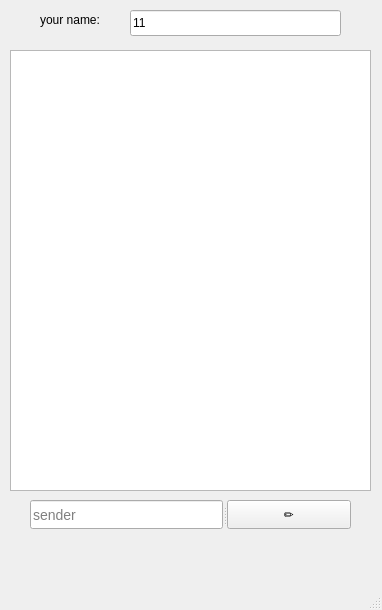
<?xml version="1.0" encoding="UTF-8"?>
<ui version="4.0">
 <class>MainWindow</class>
 <widget class="QMainWindow" name="MainWindow">
  <property name="geometry">
   <rect>
    <x>0</x>
    <y>0</y>
    <width>382</width>
    <height>610</height>
   </rect>
  </property>
  <property name="windowTitle">
   <string>MainWindow</string>
  </property>
  <widget class="QWidget" name="centralwidget">
   <widget class="QListView" name="listView">
    <property name="geometry">
     <rect>
      <x>10</x>
      <y>50</y>
      <width>361</width>
      <height>441</height>
     </rect>
    </property>
   </widget>
   <widget class="QSplitter" name="splitter">
    <property name="geometry">
     <rect>
      <x>30</x>
      <y>500</y>
      <width>321</width>
      <height>29</height>
     </rect>
    </property>
    <property name="orientation">
     <enum>Qt::Horizontal</enum>
    </property>
    <widget class="QLineEdit" name="lineEdit">
     <property name="styleSheet">
      <string notr="true">QLineEdit {

    font-family: Arial, sans-serif;
    font-size: 14px;
    color: black;
}

QLineEdit:!focus:empty {
    color: rgba(0, 0, 0, 0.5);
}
</string>
     </property>
     <property name="text">
      <string>sender</string>
     </property>
    </widget>
    <widget class="QPushButton" name="pushButton">
     <property name="text">
      <string>✏️</string>
     </property>
    </widget>
   </widget>
   <widget class="QLineEdit" name="name">
    <property name="geometry">
     <rect>
      <x>130</x>
      <y>10</y>
      <width>211</width>
      <height>26</height>
     </rect>
    </property>
    <property name="text">
     <string>11</string>
    </property>
   </widget>
   <widget class="QLabel" name="label">
    <property name="geometry">
     <rect>
      <x>40</x>
      <y>10</y>
      <width>81</width>
      <height>20</height>
     </rect>
    </property>
    <property name="text">
     <string>your name:</string>
    </property>
   </widget>
   <widget class="QLabel" name="delDialogLabel">
    <property name="geometry">
     <rect>
      <x>270</x>
      <y>530</y>
      <width>101</width>
      <height>20</height>
     </rect>
    </property>
    <property name="text">
     <string/>
    </property>
   </widget>
  </widget>
  <widget class="QMenuBar" name="menubar">
   <property name="geometry">
    <rect>
     <x>0</x>
     <y>0</y>
     <width>382</width>
     <height>26</height>
    </rect>
   </property>
  </widget>
  <widget class="QStatusBar" name="statusbar">
   <property name="styleSheet">
    <string notr="true"/>
   </property>
  </widget>
 </widget>
 <resources/>
 <connections/>
</ui>
